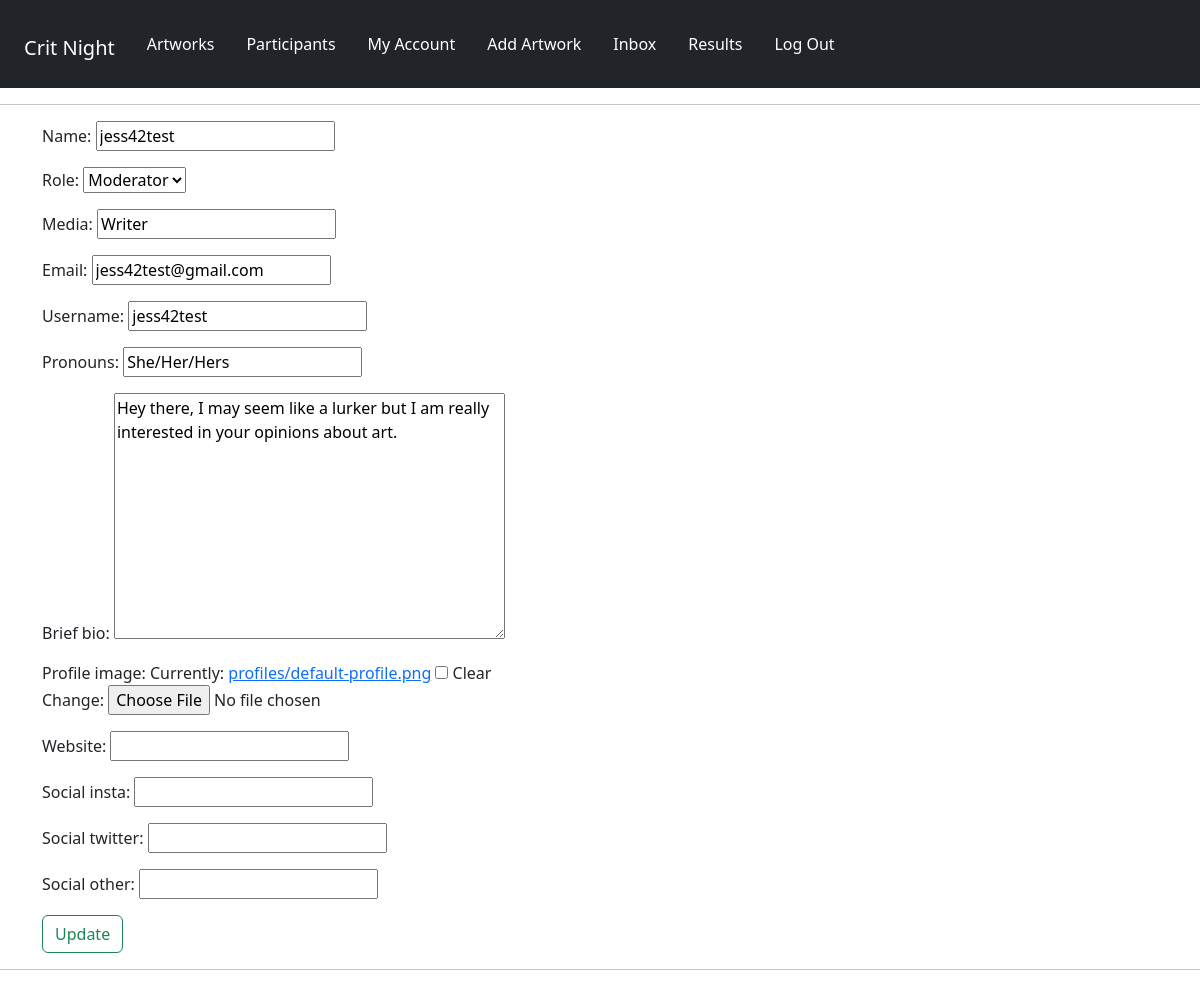
The page /panelists/edit-account/ (signed in) on the database its author committed.
### panelists/models.py (models this page shows, shortened)
class Profile(models.Model):
    user = models.OneToOneField(User, on_delete=models.CASCADE, null=True, blank=True)
    name = models.CharField(max_length=200, null=True, blank=True)
    ROLE_TYPE = (
        ("moderator", "Moderator"),
        ("artist", "Artist"),
    )
    role = models.CharField(max_length=200, null=True, choices=ROLE_TYPE)
    media = models.CharField(max_length=200, null=True, blank=True)
    email = models.EmailField(max_length=500, null=True, blank=True)
    username = models.CharField(max_length=200, null=True, blank=True)
    pronouns = models.CharField(max_length=200, null=True, blank=True)
    brief_bio = models.TextField(max_length=1500, null=True, blank=True)
    profile_image = models.ImageField(
        null=True,
        blank=True,
        upload_to="profiles/",
        default="profiles/default-profile.png",
    )
    website = models.CharField(max_length=200, null=True, blank=True)
    social_insta = models.CharField(max_length=200, blank=True, null=True)
    social_twitter = models.CharField(max_length=200, blank=True, null=True)
    social_other = models.CharField(max_length=200, blank=True, null=True)
    created = models.DateTimeField(auto_now_add=True)
    id = models.UUIDField(
        default=uuid.uuid4, unique=True, primary_key=True, editable=False
    )

### panelists/views.py (the view)
# urls.py: path("edit-account/", views.editAccount, name="edit-account"),
@login_required(login_url="login")
def editAccount(request):
    profile = request.user.profile
    form = ProfileForm(instance=profile)
    if request.method == "POST":
        form = ProfileForm(request.POST, request.FILES, instance=profile)
        if form.is_valid:
            form.save()
            return redirect("account")
    context = {"form": form}
    return render(request, "panelists/profile_form.html", context)

### panelists/forms.py
class ProfileForm(ModelForm):
    class Meta:
        model = Profile
        fields = [
            "name",
            "role",
            "media",
            "email",
            "username",
            "pronouns",
            "brief_bio",
            "profile_image",
            "website",
            "social_insta",
            "social_twitter",
            "social_other",
        ]
    def __init__(self, *args, **kwargs):
        super(ProfileForm, self).__init__(*args, **kwargs)
        for name, field in self.fields.items():
            field.widget.attrs.update({"class": "input"})

### panelists/templates/panelists/profile_form.html (shortened to what this page needs)
{% extends 'main.html' %}
{% block content %}
<div class="container-md">
    <form method="POST" action="{% url 'edit-account' %}" enctype="multipart/form-data">
    {{form.as_p}}
    <input type="submit" class="btn btn-outline-success" value="Update" />
    </form>
</div>
{% endblock %}

### rows shown on the page
Profile: name "jess42test", role "Moderator", media "Writer", email "jess42test@gmail.com", username "jess42test", pronouns "She/Her/Hers", brief_bio "Hey there, I may seem like a lurker but I am really interested in your opinions about art."
